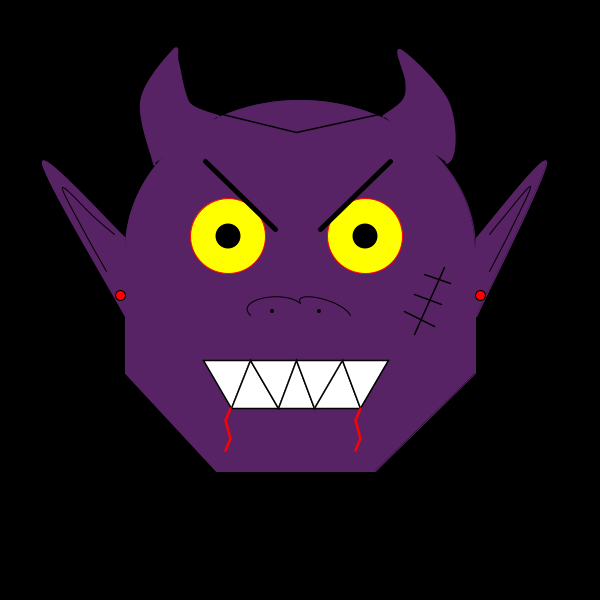
Frame 1 (no input)
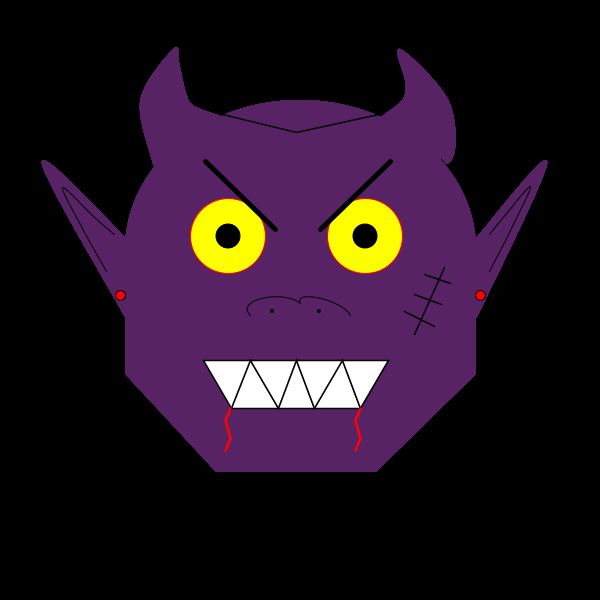
Frame 60 (the mouse pressed at the canvas centre just before this capture)
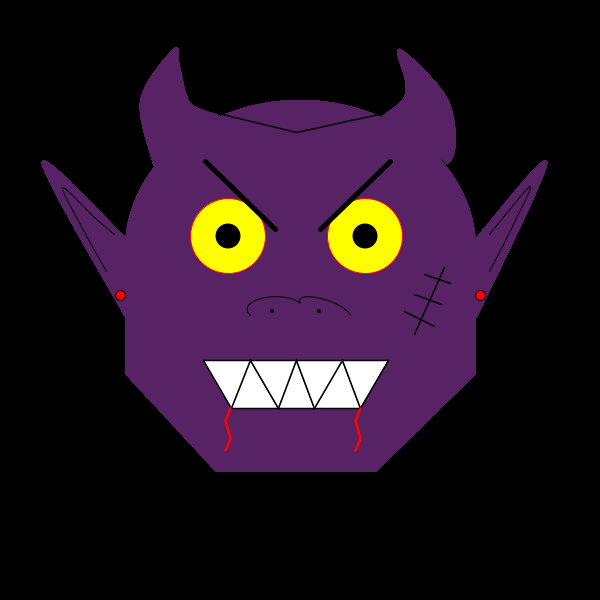
Frame 120 (the mouse held since frame 60 and released just before this capture)

The Processing sketch that drew these frames (run headless with seeded random() and noise(); from frame 60 on, the mouse is pressed at the canvas centre):

// Processing sketch: processing_168626
// ── processing_168626.pde

void setup () {
   size(600,600);
   background(0,0,0);
   
 }
void draw(){
  println(mouseX+","+mouseY);//mouse
  
  fill(87,35,100);
  stroke(83,35,100);
  arc(300, 250, 350, 300, PI, 2*PI, OPEN);//front
  
  noFill();  
  beginShape();
  curveVertex(126,250);
  curveVertex(151,370);
  endShape();
  
  fill(87,35,100);
  stroke(87,35,100);
  beginShape();//Lluna
  vertex(502, 20);
  bezierVertex(520, 25, 100, 0, 470, 75);
  fill(87,35,100);
  
  beginShape();//Cara
    vertex(125, 250);
    vertex(125, 373);
    vertex(216, 471);
    vertex(375, 471);
    vertex(475, 373);
    vertex(475, 250);
    endShape(CLOSE);
  endShape();
  
  fill(255,255,255);
  stroke(0,0,0);
  strokeWeight(1.5);
  beginShape(TRIANGLE_STRIP);//dents
    vertex(203, 360);
    vertex(231, 408);
    vertex(250, 360);
    vertex(278, 408);
    vertex(296, 360);
    vertex(314, 408);
    vertex(342, 360);
    vertex(360, 408);
    vertex(388, 360);
  endShape();
    
  fill(255,255,0);
  stroke(255,0,0);
  strokeWeight(1);
  ellipse(228,236,75,75);//ulls
  ellipse(365,236,75,75);//ulls
  fill(0,0,0);
  noStroke();
  ellipse(228,236,25,25);//pupil·les
  ellipse(365,236,25,25);
  
  noFill();
  stroke(0,0,0);
  strokeWeight(1);
    curve(400,400,250,315,300,303,350,400);//nas
    curve(400,400,300,303,350,315,350,400);
    
  fill(0,0,0);
  noStroke();
    ellipse(272,311,4,4);//forats del nas
    ellipse(319,311,4,4);
  
  noFill();
  stroke(0,0,0);
  strokeWeight(5);  
  line(205,161,275,229);//celles
  line(390,161,320,229);
  
  noFill();
  stroke(255,0,0);
  strokeWeight(2.5);
  line(360,408,355,420);//sang boca
  line(355,420,360,438);
  line(360,438,355,450);
  line(230,408,225,420);
  line(225,420,230,438);
  line(230,438,225,450);
  
  fill(87,35,100);
  stroke(87,35,100);
  beginShape();//Banya dreta
  curveVertex(383,116);
  curveVertex(383,116);
  curveVertex(403,100);
  curveVertex(406,81);
  curveVertex(400,50);
  curveVertex(448,103);
  curveVertex(446,162);
  curveVertex(383,116);
  endShape();
  
  beginShape();//Banya esquerra
  curveVertex(218,116);
  curveVertex(218,116);
  curveVertex(192,106);
  curveVertex(184,92);
  curveVertex(177,61);
  curveVertex(173,50);
  curveVertex(141,100);
  curveVertex(154,164);
  curveVertex(154,164);
  endShape();
  
  noFill();
  stroke(0,0,0);
  strokeWeight(1.5);
  line(414,334,444,267);//cicatriu
  line(404,311,434,326);
  line(414,294,441,304);
  line(424,274,450,283);
  
  fill(87,35,100);
  stroke(0,0,0);
  strokeWeight(1.5);
  line(218,113,296,132);//linia de la front
  line(296,132,383,113);
  
  fill(87,35,100);
  stroke(87,35,100);
  beginShape();//orella dreta
  curveVertex(476,238);
  curveVertex(476,238);
  curveVertex(546,162);
  curveVertex(476,316);
  curveVertex(476,316);
  endShape();
  
  beginShape();//orella esquerra
  curveVertex(125,238);
  curveVertex(125,238);
  curveVertex(42,162);
  curveVertex(125,316);
  curveVertex(125,316);
  endShape();
  
  stroke(0,0,0); 
  strokeWeight(1); 
  beginShape();//part orella interna
  curveVertex(489,234);
  curveVertex(489,234);
  curveVertex(502,218);
  curveVertex(530,186);
  curveVertex(511,228);
  curveVertex(489,271);
  curveVertex(489,271);
  endShape();
  
  beginShape();
  curveVertex(114,234);
  curveVertex(114,234);
  curveVertex(94,217);
  curveVertex(62,187);
  curveVertex(82,228);
  curveVertex(106,271);
  curveVertex(106,271);
  endShape();
  
  fill(255,0,0);
  ellipse(480,295,10,10);
  ellipse(120,295,10,10);
  


}
